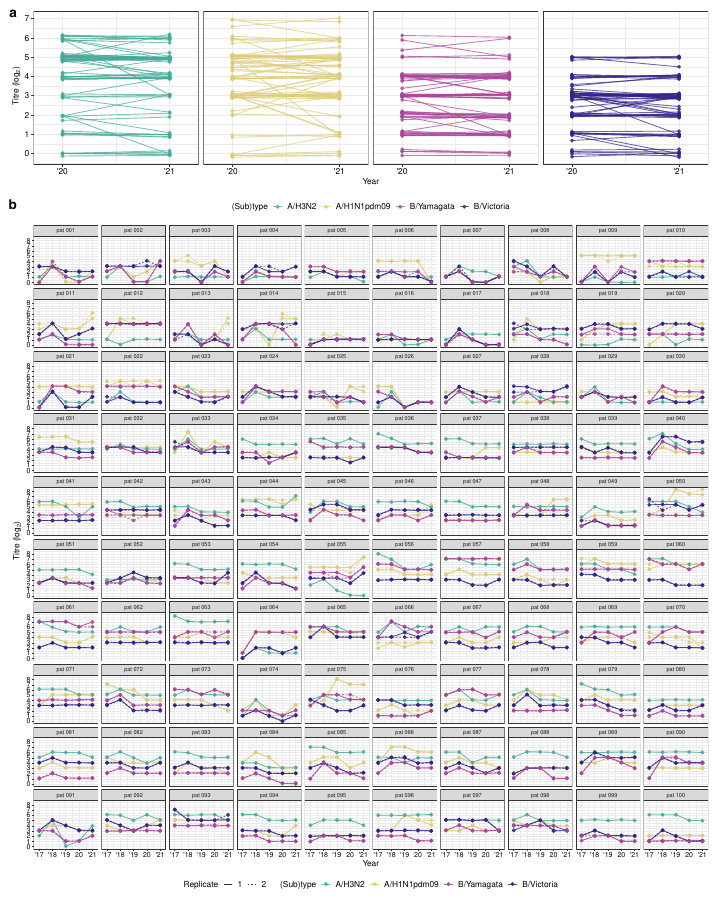

This chart was generated by the following R code:
setwd("serology")

library(ggplot2)
library(plyr)
library(dplyr)
library(gridExtra)
library(patchwork)
library(ggthemes)
library(ggpubr)

load("dat/ACS_dat.RData")

# random noise
acs_dat$LogTiter<-acs_dat$LogTiter+runif(nrow(acs_dat), 0, 0.2)
acs_dat$date<-acs_dat$date+runif(nrow(acs_dat), 0, 0.1)

# strain ordering
acs_dat$strain<-factor(acs_dat$strain, levels=c("A/H3N2", "A/H1N1pdm09", "B/Yamagata", "B/Victoria"))

fig1<-ggplot(acs_dat, aes(x=year, y=LogTiter, color=strain, linetype=as.factor(rep)))+
  geom_line(alpha=0.8, size=0.3)+
  geom_point(alpha=0.8, size=0.7)+
  theme_bw(base_size = 5)+
  theme(legend.position="bottom",
        legend.key.size = unit(8, 'points'),
        legend.title = element_text(size=6),
        axis.title = element_text(size=6),
        
        axis.text=element_text(size=5,color='black'),
        legend.text = element_text(size=6))+
  scale_y_continuous(breaks = 0:8)+
  scale_x_continuous(breaks=2017:2021, limits = c(2016.8, 2021.2),labels=c("'17", "'18","'19","20", "'21"))+
  scale_color_manual(values=c("#44AA99", "#DDCC77", "#AA4499", "#332288"))+
  labs(x="Year", y=expression(paste(" Titre (", log[2],")")), color="(Sub)type", linetype="Replicate")+
  facet_wrap(vars(pat_id))

################################################################################
################################################################################

load("dat/VIS_dat.RData")

#average over replicates
vis_dat<-vis_dat%>%group_by(pat_id, year, date, strain)%>%summarise(LogTiter=mean(LogTiter, na.rm=T))

#random noise to jitter overlapping y and x
vis_dat$LogTiter<-vis_dat$LogTiter+rnorm(nrow(vis_dat), 0, 0.1)

#rearrange strain order to match paper
vis_dat$strain<-factor(vis_dat$strain, levels=c("A/H3N2", "A/H1N1pdm09", "B/Yamagata", "B/Victoria"))

fig2<-ggplot(vis_dat, aes(x=year, y=LogTiter, group=pat_id, color=strain))+
  geom_point(alpha=0.7, size=0.7)+
  geom_line(alpha=0.7, size=0.3)+
  theme_bw(base_size = 7)+
  theme(legend.position="bottom",
        legend.key.size = unit(8, 'points'),
        legend.title = element_text(size=6),
        legend.text = element_text(size=6),
        axis.title = element_text(size=6),
        axis.text=element_text(color='black'),
        
        strip.background = element_blank(),
        strip.text.x = element_blank())+
  scale_y_continuous(breaks = 0:8)+
  scale_x_continuous(breaks=2020:2021, limits = c(2019.8, 2021.2),labels=c("'20", "'21"))+
  scale_color_manual(values=c("#44AA99", "#DDCC77", "#AA4499", "#332288"))+
  labs(x="Year", y=expression(paste(" Titre (", log[2],")")), color="(Sub)type", linetype="Replicate")+
  facet_grid(cols=vars(strain))

# fig<-ggarrange(fig1+theme(plot.margin = margin(1,1,1,10, "points")),
#                fig2+theme(plot.margin = margin(1,40,1,40, "points")), 
#                ncol=1, heights = c(0.8,0.2), labels = c("a", "b"))

#fig <- ggarrange(fig1,fig2,ncol=1,heights=c(0.8,0.2))#fig1/fig2 + plot_layout(heights=c(0.8,0.2))

fig <- fig2/fig1 + plot_layout(heights=c(0.2,0.8))
ggsave("figs/SuppFig_4.pdf", fig, width= 183, height=230, units="mm")

